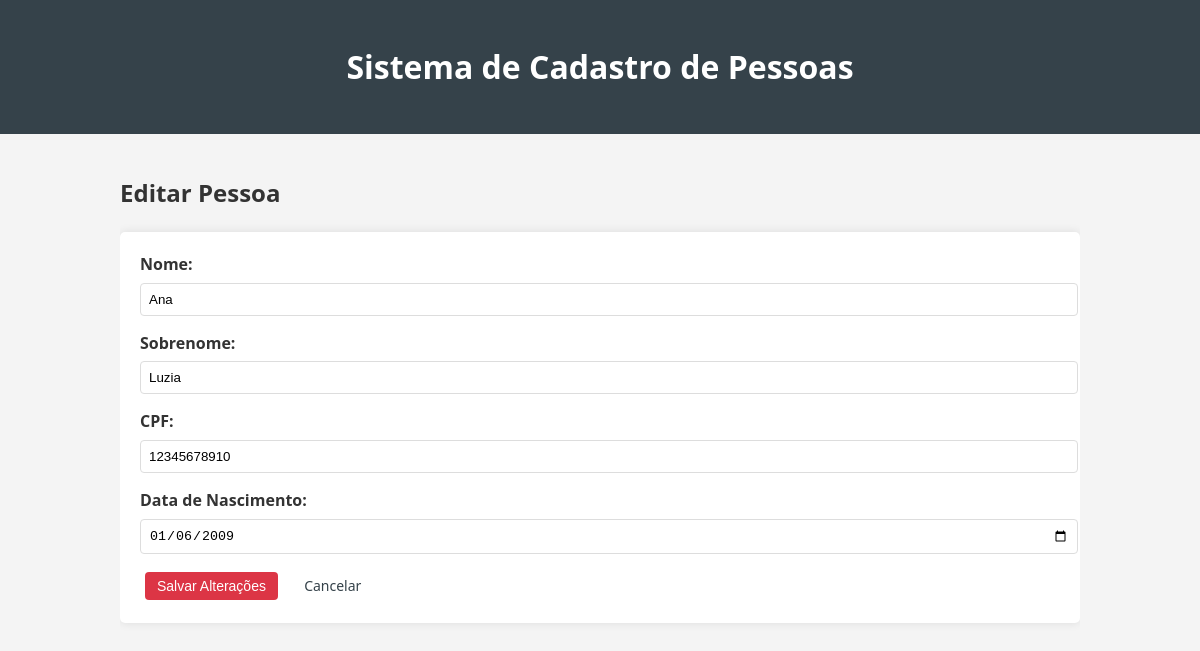
The app's page /editar/1, older data.
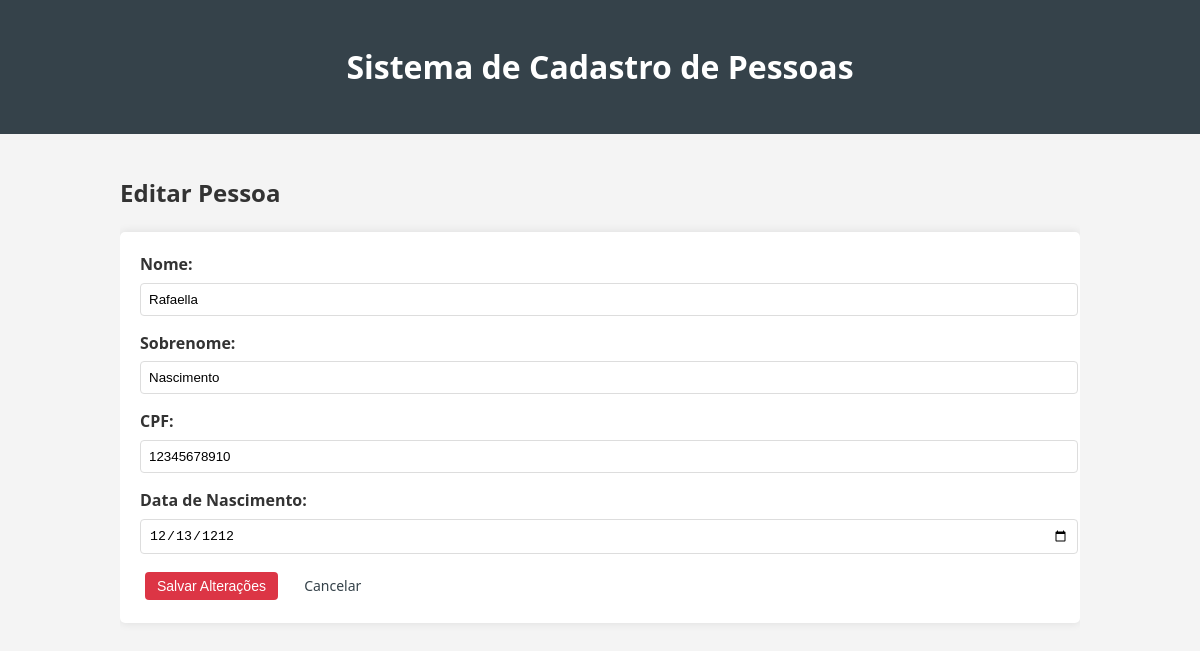
The same page, newer data.
### src/models/pessoa.py (models this page shows, shortened)
class Pessoa(db.Model):
    id = db.Column(db.Integer, primary_key=True)
    nome = db.Column(db.String(100), nullable=False)
    sobrenome = db.Column(db.String(100), nullable=False)
    cpf = db.Column(db.String(11), unique=True, nullable=False)
    data_de_nascimento = db.Column(db.String(10), nullable=False)

### src/app.py (the view, shortened to what this page needs)
@app.route('/editar/<int:id>', methods=['GET', 'POST'])
def editar_pessoa(id):
    pessoa = Pessoa.query.get_or_404(id)
    return render_template('editar.html', pessoa=pessoa)

### src/templates/editar.html
{% extends "base.html" %}
{% block content %}
    <h2>Editar Pessoa</h2>
    <form method="POST" action="{{ url_for('editar_pessoa', id=pessoa.id) }}">
        <div class="form-group">
            <label for="nome">Nome:</label>
            <input type="text" id="nome" name="nome" value="{{ pessoa.nome }}" required>
        </div>
        <div class="form-group">
            <label for="sobrenome">Sobrenome:</label>
            <input type="text" id="sobrenome" name="sobrenome" value="{{ pessoa.sobrenome }}" required>
        </div>
        <div class="form-group">
            <label for="cpf">CPF:</label>
            <input type="text" id="cpf" name="cpf" value="{{ pessoa.cpf }}" required>
        </div>
        <div class="form-group">
            <label for="data_nascimento">Data de Nascimento:</label>
            <input type="date" id="data_nascimento" name="data_nascimento" value="{{ pessoa.data_de_nascimento }}" required>
        </div>
        <button type="submit" class="btn btn-danger">Salvar Alterações</button>
        <a href="{{ url_for('listar_pessoas') }}" class="btn">Cancelar</a>
    </form>
{% endblock %}

### src/templates/base.html (shortened to what this page needs)
<!DOCTYPE html>
<html lang="pt-br">
<head>
    <link rel="stylesheet" href="{{ url_for('static', filename='style.css') }}">
</head>
<body>
    <header>
        <div class="container">
            <h1>Sistema de Cadastro de Pessoas</h1>
        </div>
    </header>
    <div class="container">
        {% block content %}{% endblock %}
    </div>
</body>
</html>

### src/static/style.css (style rules this page uses)
body { font-family: 'Segoe UI', Tahoma, Geneva, Verdana, sans-serif; line-height: 1.6; margin: 0; padding: 0; background-color: #f4f4f4; color: #333; }
.container { width: 80%; margin: auto; overflow: hidden; }
header { background: #35424a; color: white; padding: 20px 0; text-align: center; margin-bottom: 20px; }
form { background: #fff; padding: 20px; border-radius: 5px; box-shadow: 0 0 10px rgba(0,0,0,0.1); margin-bottom: 20px; }
.form-group { margin-bottom: 15px; }
label { display: block; margin-bottom: 5px; font-weight: bold; }
input[type="text"], input[type="date"] { width: 100%; padding: 8px; border: 1px solid #ddd; border-radius: 4px; }
button { background: #35424a; color: white; border: none; padding: 10px 15px; border-radius: 4px; cursor: pointer; }
a { color: #35424a; text-decoration: none; }
.btn { display: inline-block; padding: 6px 12px; margin: 0 5px; border-radius: 4px; font-size: 14px; }
.btn-danger { background: #dc3545; color: white; }

Row changes from the older to the newer data that the page shows:
changed Pessoa: nome "Ana" → "Rafaella"; sobrenome "Luzia" → "Nascimento"; data_nascimento "01/06/2009" → "12/13/1212"
